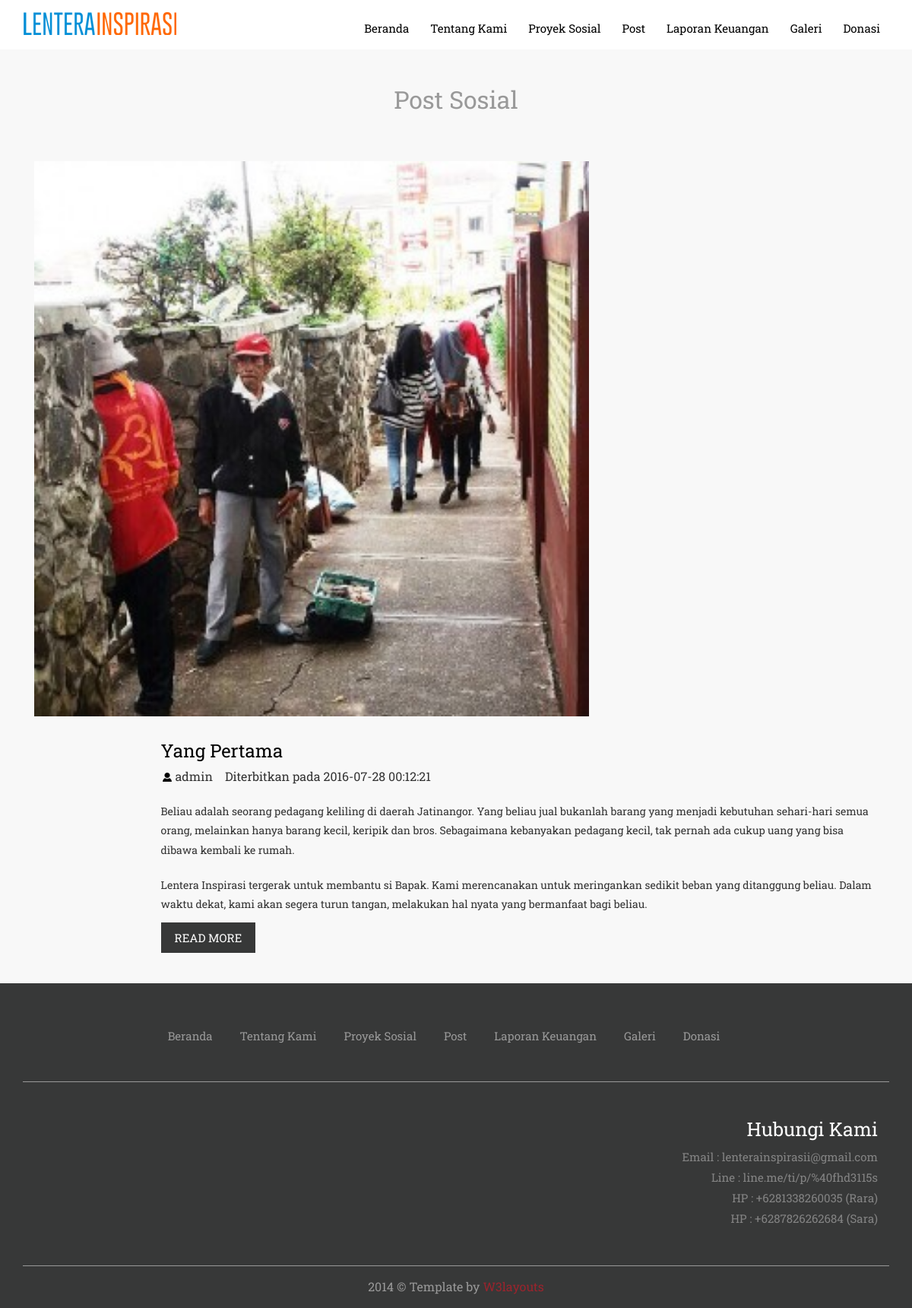
Screenshot of /home/post with the database file from the repository.
### tables this page shows
CREATE TABLE `post` (
  `id` int(11) NOT NULL,
  `title` varchar(100) NOT NULL,
  `pic` varchar(100) NOT NULL,
  `content` text NOT NULL,
  `date` datetime NOT NULL,
  `user` varchar(100) NOT NULL,
  `status` enum('0','1') NOT NULL
);

### application/controllers/home.php (called while the page is built, shortened)
<?php
class Home extends CI_Controller {
	public function __construct()
	{
		$this->load->model('home_m');
	}
	public function post($id = null)
	{
		$data['title'] = 'Post';
		if ($id == null) {
			$data['post'] = $this->home_m->ambil_post();
			$this->load->view('home/post', $data);
		} else {
			$data['post'] = $this->home_m->ambil_post_single($id);
			$this->load->view('home/post_single', $data);
		}
	}
}

### index.php (called while the page is built, shortened)
<?php
require_once BASEPATH.'core/CodeIgniter.php';

### application/models/home_m.php (called while the page is built, shortened)
<?php
class Home_m extends CI_Model {
	function ambil_post()
		{
			$query = $this->db->get('post');
			return $query->result();
		}
}

### application/views/home/post.php (the view, shortened to what this page needs)
<div class="blog">
	<div class="container">
		<div class="blog-main">
			<div class="blog-top">
			<h3> Post Sosial</h3>
			</div>
			<?php foreach ($post as $row): ?>
			<div class="col-md-12 blog-left">
				<a href="<?php echo base_url().'home/post/'.$row->id ?>"> <img src="<?php echo base_url().'uploads/post/'.$row->pic ?>" alt="" style="max-width:730px" /> </a>
		   		<div class="blog-grid">
			   		<div class="grid-right">
			   	 		<a href="<?php echo base_url().'home/post/'.$row->id ?>"><h3><?php echo $row->title ?></h3></a>
			   	   		<ul class="blog-list">
			   	   	  		<li><span class="mike"> </span><?php echo $row->user ?></li>
			   	   	  		<li><span> Diterbitkan pada </span><?php echo $row->date ?></li>
			   	   		</ul>
			   	   		<p><?php echo word_limiter($row->content) ?></p>
			   	   		<a class="bwn" href="<?php echo base_url().'home/post/'.$row->id ?>">READ MORE</a>
			   		</div>
			 		<div class="clearfix"> </div>
			 	</div>
			</div>
			<?php endforeach ?>
		</div>
	</div>
</div>

### assets/home/css/style.css (style rules this page uses)
h4, h5, h6, h1, h2, h3 { margin-top: 0; }
ul, ol { margin: 0; }
p { margin: 0; }
html, body { font-family: 'Roboto Slab', serif; font-size: 100%; background:#fff; }
.bwn { margin-top:3em; }
.blog { padding: 3em 0px; background: rgba(153, 153, 153, 0.07); }
.blog-top { text-align:center; }
.blog-top h3 { font-size: 2em; font-weight: 400; color: #999; margin-bottom:2em; }
ul.blog-list { padding: 0px; list-style: none; }
ul.blog-list li { display:inline-block; margin-right: 12px; }
.grid-right { float:right; width:85%; }
.grid-right span.mike { background: url(../images/per.png)no-repeat; width: 16px; height: 16px; display: inline-block; margin: 0px 3px -3px 0px; }
.grid-right p { font-size: 14px; font-weight: 400; margin: 12px 0px 1.5em 0px; line-height: 1.8em; }
.grid-right a.bwn { font-size: 15px; font-weight: 400; border: none; padding: 10px 18px; background: #373838; color: #fff; cursor:pointer; }
.blog-grid { margin-top: 2em; }
.grid-right h3 { font-size: 1.5em; font-weight: 400; color: #000; }
.blog-left img { width: 100%; }

### rows the page displays
post: pic (picture), title "Yang Pertama", user "admin", date "2016-07-28 00:12:21", content "Beliau adalah seorang pedagang keliling di daerah Jatinangor. Yang beliau jual bukanlah barang yang menjadi kebutuhan sehari-hari semua orang, melainkan hanya barang kecil, keripik dan bros. Sebagaimana kebanyakan pedagang kecil, tak pernah ada cukup uang yang bisa dibawa kembali ke rumah. Lentera Inspirasi tergerak untuk membantu si Bapak. Kami merencanakan untuk meringankan sedikit beban yang ditanggung beliau. Dalam waktu dekat, kami akan segera turun tangan, melakukan hal nyata yang bermanfaat bagi beliau."
